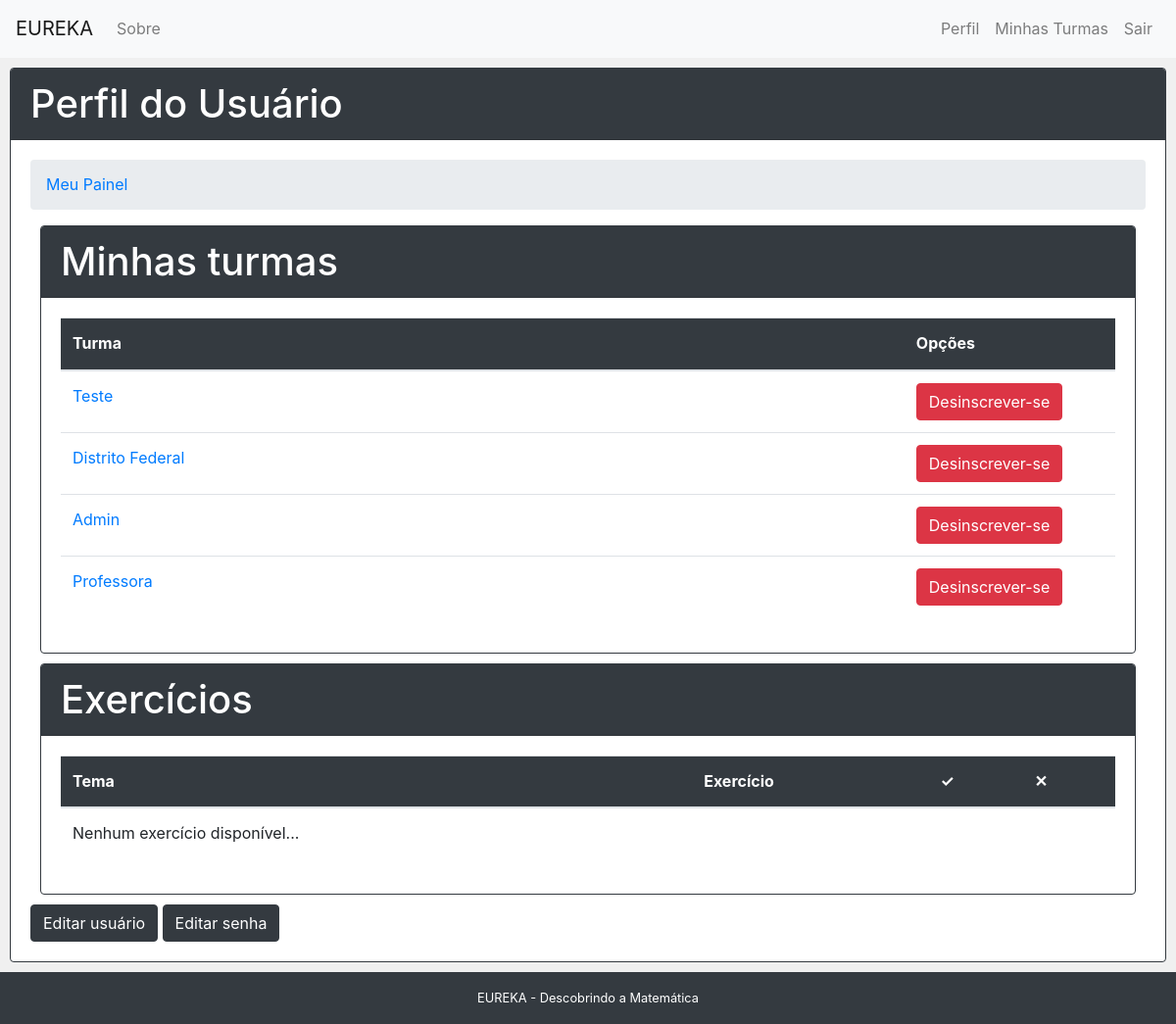
The app's page /usuario/ (signed in) with its own data.
### core/models.py (models this page shows)
class Aluno_Turma(models.Model):
	turma_id = models.ForeignKey('Turma', related_name = 'matriculas', on_delete=models.CASCADE)
	aluno_id = models.ForeignKey(get_user_model(), verbose_name = 'Usuário', related_name = 'matriculas', on_delete=models.CASCADE, null = True)
	class Meta:
		verbose_name = 'Inscrição'
		verbose_name_plural = 'Inscrições'
		unique_together = (('aluno_id','turma_id'),)

class Turma(models.Model):
	COURSE_OPTIONS = (
		('PUBLICA', 'Pública'),
		('PRIVADA', 'Privada'),
	)
	name = models.CharField('Nome', max_length=100)
	course_type = models.CharField('Tipo', max_length=9, choices=COURSE_OPTIONS, default='PUBLICA')
	responsible = models.ForeignKey('Usuario', on_delete=models.CASCADE)
	created_at = models.DateTimeField('Criado em', auto_now_add=True)
	updated_at = models.DateTimeField('Atualizado em', auto_now=True)
	def __str__(self):
		return self.name

### core/views/user.py (the view)
# urls.py: path('usuario/', views.usuario, name='usuario'),
@login_required
def usuario(request):
	turmas = Turma.objects.filter(responsible= request.user)
	aluno_exercicios = Aluno_Exercicio.objects.filter(aluno_id=request.user)
	print(aluno_exercicios)
	context = {
		'turmas' : turmas,
		'aluno_exercicios' : aluno_exercicios
	}
	return render(request,'user/usuario.html', context)

### core/models.py (called while the page is built)
	def __str__(self):
		return self.name

### core/templatetags/version.py (called while the page is built)
@register.simple_tag
def load_my_courses(user):
	return Aluno_Turma.objects.filter(aluno_id=user)

### core/templates/user/usuario.html (shortened to what this page needs)
{% extends "base.html" %}
{% load version %}
{% block content %}
<div class="card cardEspecial">
	<div class="card-header bg-dark text-white">
		<h1>Perfil do Usuário</h1>
	</div>
	<div class="card-body">
		<div class="pure-u-1">
			<ul class="breadcrumb">
				{% block breadcrumb %}
				<li><a href="{% url 'usuario' %}">Meu Painel</a></li>
				{% endblock %}
			</ul>
		</div>
		<div>
			{% block dashboard_content %}
				<div class="card cardEspecial">
					<div class="card-header bg-dark text-white">
						<h1>Minhas turmas</h1>
					</div>
					<div class="card-body">
						<table class="table">
							<thead class="bg-dark text-white">
								<tr>
									<th scope="col">Turma</th>
									<th scope="col" style="width: 20%">Opções</th>
								</tr>
							</thead>
							<tbody>
							{% if user.user_type == 'ALUNO' %}
								{% load_my_courses user as matriculas %}
								{% for matricula in matriculas %}
									<tr>
										<td><a href="{% url 'turma' matricula.turma_id.pk %}">{{ matricula.turma_id }}</a></td>
										<td><a href="{% url 'desmatricular' matricula.turma_id.pk %}" class="btn btn-danger">Desinscrever-se</a></td>
									</tr>
								{% empty %}
									<tr>
										<td>Nenhuma turma disponível...</td>
									</tr>
								{% endfor %}
							{% endif %}
						  </tbody>
						</table>
					</div>
				</div>
				<div class="card cardEspecial">
					<div class="card-header bg-dark text-white">
						<h1>Exercícios</h1>
					</div>
					<div class="card-body">
						<table class="table">
							<thead class="bg-dark text-white">
								<tr>
									<th scope="col">Tema</th>
									<th scope="col">Exercício</th>
									<th scope="col">&#10003;</th>
									<th scope="col">&#10005;</th>
								</tr>
							</thead>
							<tbody>
								{% for aluno_exercicio in aluno_exercicios %}
									<tr>
										<td>{{aluno_exercicio.exercicio_id.tema_id}}</td>
										<td>{{aluno_exercicio.exercicio_id}}</td>
										<td>{{aluno_exercicio.corrects}}</td>
										<td>{{aluno_exercicio.wrongs}}</td>
									</tr>
								{% empty %}
									<tr>
										<td>Nenhum exercício disponível...</td>
									</tr>
								{% endfor %}
						  </tbody>
						</table>
					</div>
				</div>
				<form action="{% url 'editar_usuario' %}" style="display:inline-block;">
					<input type="submit" value="Editar usuário" class="btn btn-dark"/>
				</form>
				<form action="{% url 'editar_senha' %}" style="display:inline-block;">
					<input type="submit" value="Editar senha" class="btn btn-dark"/>
				</form>
			{% endblock %}
		</div>
	</div>
</div>
{% endblock %}

### core/static/css/styles.css (style rules this page uses)
* { -webkit-box-sizing: border-box; -moz-box-sizing: border-box; box-sizing: border-box; }
body { margin: 0 auto; line-height: 1.7em; }
.card { margin-left: 10px; margin-right: 10px; margin-top: 10px; margin-bottom: 10px; border-style: solid; border-color: #343a40; border-width: 1px; }
.cardEspecial { margin-left: 10px; margin-right: 10px; margin-top: 10px; margin-bottom: 10px; }
.cardEspecial h1 { margin-top: 0px; margin-bottom: 0px; }

### records on screen
Aluno_Turma: turma_id "Teste"
Aluno_Turma: turma_id "Distrito Federal"
Aluno_Turma: turma_id "Admin"
Aluno_Turma: turma_id "Professora"
